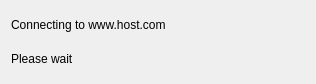
<?xml version="1.0" encoding="UTF-8"?>
<ui version="4.0">
 <class>ConnectingDialog</class>
 <widget class="QDialog" name="ConnectingDialog">
  <property name="geometry">
   <rect>
    <x>0</x>
    <y>0</y>
    <width>316</width>
    <height>84</height>
   </rect>
  </property>
  <property name="windowTitle">
   <string>Connecting</string>
  </property>
  <layout class="QVBoxLayout" name="verticalLayout">
   <item>
    <widget class="QLabel" name="label">
     <property name="text">
      <string>Connecting to www.host.com</string>
     </property>
    </widget>
   </item>
   <item>
    <widget class="QLabel" name="label_2">
     <property name="text">
      <string>Please wait</string>
     </property>
    </widget>
   </item>
  </layout>
 </widget>
 <resources/>
 <connections/>
</ui>
